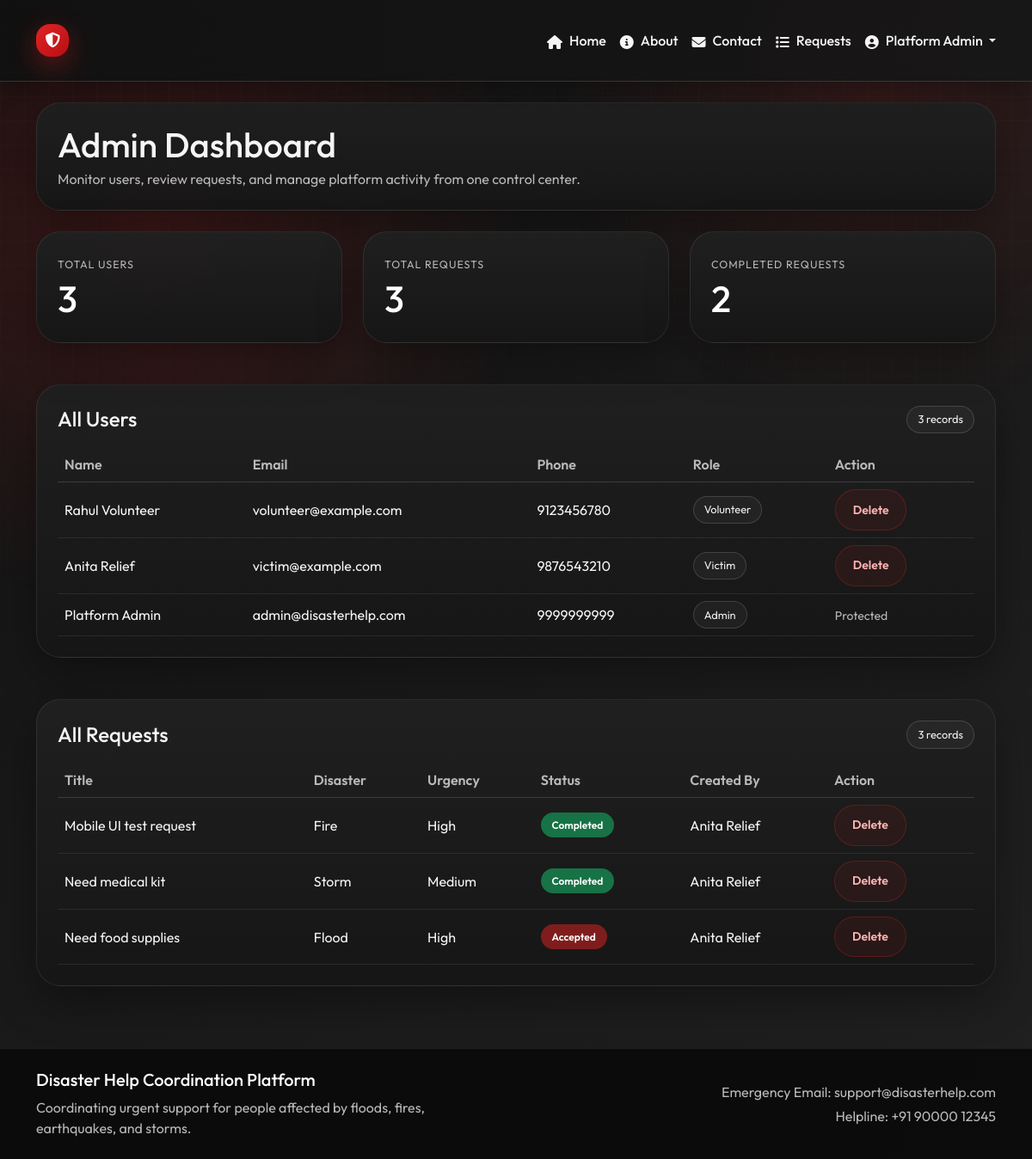
Page /admin (signed in) on the earlier database version.
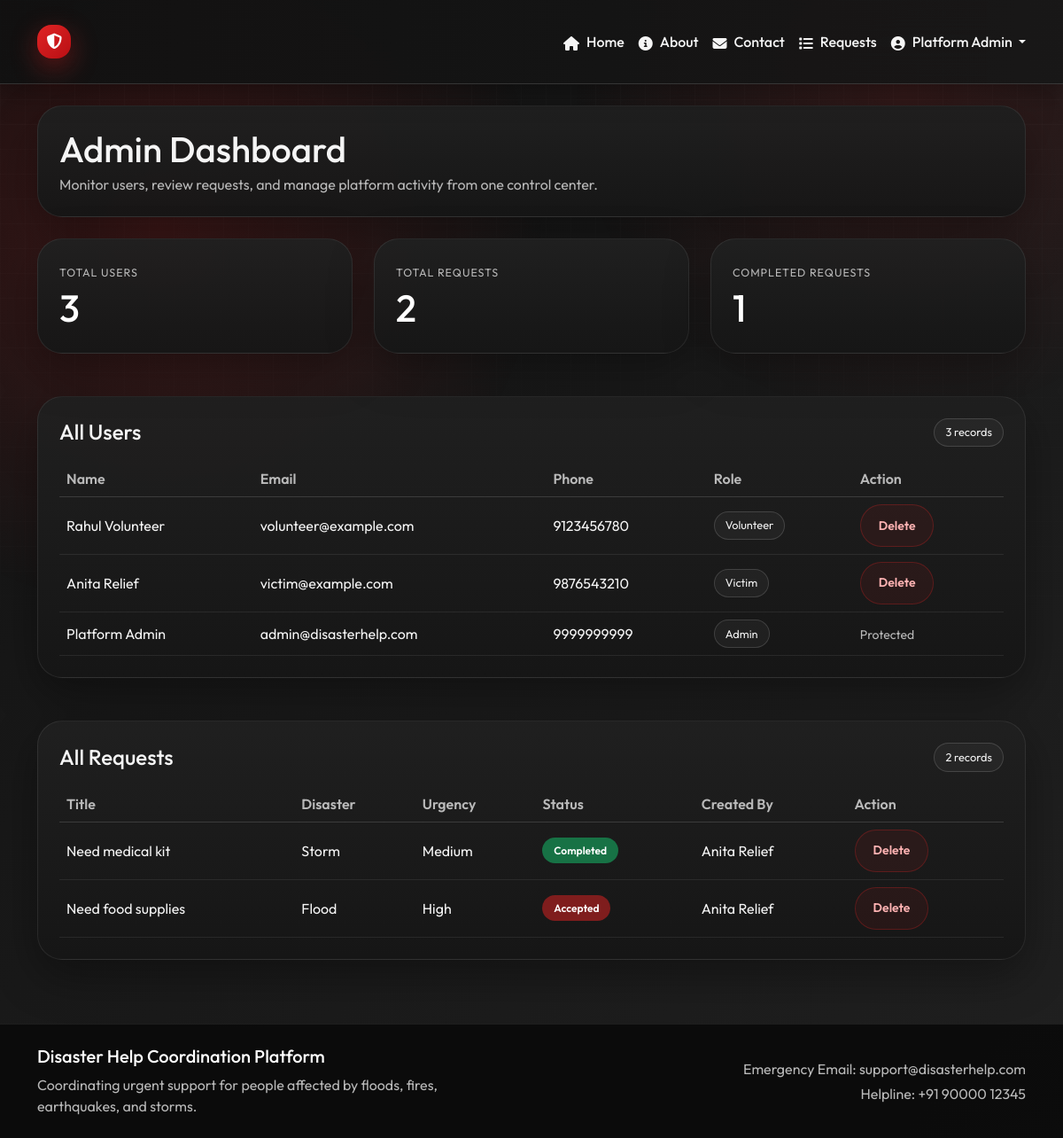
Same page on the later database version.
### models.py (models this page shows, shortened)
class User(UserMixin, db.Model):
    __tablename__ = "users"
    id = db.Column(db.Integer, primary_key=True)
    name = db.Column(db.String(120), nullable=False)
    email = db.Column(db.String(120), unique=True, nullable=False)
    password = db.Column(db.String(255), nullable=False)
    phone = db.Column(db.String(20), nullable=False)
    role = db.Column(db.String(20), nullable=False, default="Victim")
    requests = db.relationship(
        "Request",
        backref="creator",
        lazy=True,
        foreign_keys="Request.created_by",
        cascade="all, delete-orphan",
    )
    volunteer_actions = db.relationship(
        "VolunteerAction",
        backref="volunteer",
        lazy=True,
        foreign_keys="VolunteerAction.volunteer_id",
        cascade="all, delete-orphan",
    )
    def is_admin(self):
        return self.role.lower() == "admin"

class Request(db.Model):
    __tablename__ = "requests"
    id = db.Column(db.Integer, primary_key=True)
    title = db.Column(db.String(150), nullable=False)
    description = db.Column(db.Text, nullable=False)
    disaster_type = db.Column(db.String(30), nullable=False)
    urgency = db.Column(db.String(20), nullable=False)
    latitude = db.Column(db.Float, nullable=False)
    longitude = db.Column(db.Float, nullable=False)
    contact = db.Column(db.String(20), nullable=False)
    status = db.Column(db.String(20), nullable=False, default="Pending")
    created_at = db.Column(db.DateTime, nullable=False, default=datetime.utcnow)
    created_by = db.Column(db.Integer, db.ForeignKey("users.id"), nullable=False)
    volunteer_actions = db.relationship(
        "VolunteerAction",
        backref="request",
        lazy=True,
        cascade="all, delete-orphan",
    )

### app.py (the view)
@app.route("/admin")
@login_required
@role_required("Admin")
def admin_dashboard():
    users = User.query.order_by(User.id.desc()).all()
    requests_data = Request.query.order_by(Request.created_at.desc()).all()
    statistics = {
        "total_users": User.query.count(),
        "total_requests": Request.query.count(),
        "completed_requests": Request.query.filter_by(status="Completed").count(),
    }
    return render_template(
        "admin_dashboard.html",
        users=users,
        requests_data=requests_data,
        statistics=statistics,
    )

### app.py (called while the page is built)
@login_manager.user_loader
def load_user(user_id):
    return User.query.get(int(user_id))

def role_required(*roles):
    def decorator(view_function):
        @wraps(view_function)
        def wrapped_view(*args, **kwargs):
            if not current_user.is_authenticated:
                return login_manager.unauthorized()
            allowed_roles = [role.lower() for role in roles]
            if current_user.role.lower() not in allowed_roles:
                flash("You do not have permission to access this page.", "danger")
                return redirect(url_for("dashboard"))
            return view_function(*args, **kwargs)
        return wrapped_view
    return decorator

@app.context_processor
def inject_helpers():
    def badge_class(status):
        status_map = {
            "Pending": "warning",
            "Accepted": "primary",
            "Completed": "success",
        }
        return status_map.get(status, "secondary")
    return {"badge_class": badge_class}

### templates/admin_dashboard.html (shortened to what the changed rows need)
{% extends "base.html" %}
{% block content %}
<section class="mb-4">
    <div class="dashboard-header">
        <div>
            <h1 class="mb-1">Admin Dashboard</h1>
        </div>
    </div>
</section>
<section class="row g-4 mb-5">
    <div class="col-md-4">
        <div class="stat-card">
            <h2>{{ statistics.total_users }}</h2>
        </div>
    </div>
    <div class="col-md-4">
        <div class="stat-card">
            <span class="stat-label">Total Requests</span>
            <h2>{{ statistics.total_requests }}</h2>
        </div>
    </div>
    <div class="col-md-4">
        <div class="stat-card">
            <span class="stat-label">Completed Requests</span>
            <h2>{{ statistics.completed_requests }}</h2>
        </div>
    </div>
</section>
<section class="mb-5">
    <div class="content-card">
        <div class="d-flex justify-content-between align-items-center mb-3">
            <h2 class="h4 mb-0">All Users</h2>
        </div>
        <div class="table-responsive">
            <table class="table table-hover align-middle">
                <thead>
                    <tr>
                        <th>Name</th>
                        <th>Email</th>
                        <th>Phone</th>
                        <th>Role</th>
                        <th>Action</th>
                    </tr>
                </thead>
                <tbody>
                    {% for user in users %}
                        <tr>
                            <td>{{ user.name }}</td>
                            <td>{{ user.email }}</td>
                            <td>{{ user.phone }}</td>
                            <td><span class="chip-label">{{ user.role }}</span></td>
                            <td>
                                {% if not user.is_admin() %}
                                    <form method="POST" action="{{ url_for('delete_user', user_id=user.id) }}">
                                        <button type="submit" class="btn btn-danger-soft btn-sm">Delete</button>
                                    </form>
                                {% else %}
                                    <span class="text-muted small">Protected</span>
                                {% endif %}
                            </td>
                        </tr>
                    {% endfor %}
                </tbody>
            </table>
        </div>
    </div>
</section>
<section>
    <div class="content-card">
        <div class="d-flex justify-content-between align-items-center mb-3">
            <h2 class="h4 mb-0">All Requests</h2>
            <span class="chip-label">{{ requests_data|length }} records</span>
        </div>
        <div class="table-responsive">
            <table class="table table-hover align-middle">
                <thead>
                    <tr>
                        <th>Title</th>
                        <th>Disaster</th>
                        <th>Urgency</th>
                        <th>Status</th>
                        <th>Created By</th>
                        <th>Action</th>
                    </tr>
                </thead>
                <tbody>
                    {% for item in requests_data %}
                        <tr>
                            <td>{{ item.title }}</td>
                            <td>{{ item.disaster_type }}</td>
                            <td>{{ item.urgency }}</td>
                            <td><span class="badge text-bg-{{ badge_class(item.status) }}">{{ item.status }}</span></td>
                            <td>{{ item.creator.name }}</td>
                            <td>
                                <form method="POST" action="{{ url_for('delete_request', request_id=item.id) }}">
                                    <button type="submit" class="btn btn-danger-soft btn-sm">Delete</button>
                                </form>
                            </td>
                        </tr>
                    {% endfor %}
                </tbody>
            </table>
        </div>
    </div>
</section>
{% endblock %}

### templates/base.html (shortened to what this page needs)
<!DOCTYPE html>
<html lang="en">
<head>
    <link href="https://cdn.jsdelivr.net/npm/bootstrap@5.3.3/dist/css/bootstrap.min.css" rel="stylesheet">
    <link rel="stylesheet" href="https://cdnjs.cloudflare.com/ajax/libs/font-awesome/6.4.0/css/all.min.css">
    <link rel="stylesheet" href="https://unpkg.com/leaflet@1.9.4/dist/leaflet.css">
    <link rel="stylesheet" href="{{ url_for('static', filename='css/style.css') }}">
</head>
<body>
    <div class="bg-orb orb-one"></div>
    <div class="bg-orb orb-two"></div>
    <div class="bg-grid"></div>
    <nav class="navbar navbar-expand-lg navbar-dark sticky-top premium-navbar">
        <div class="container">
            <a class="navbar-brand fw-bold brand-wrapper" href="{{ url_for('home') }}">
                <span class="brand-mark">
                    <i class="fas fa-shield-alt"></i>
                </span>
            </a>
            <div class="collapse navbar-collapse" id="mainNavbar">
                <ul class="navbar-nav ms-auto align-items-lg-center gap-lg-3">
                    <li class="nav-item">
                        <a class="nav-link nav-link-animated" href="{{ url_for('home') }}">
                            <i class="fas fa-home me-2"></i>Home
                        </a>
                    </li>
                    <li class="nav-item">
                        <a class="nav-link nav-link-animated" href="{{ url_for('about') }}">
                            <i class="fas fa-info-circle me-2"></i>About
                        </a>
                    </li>
                    <li class="nav-item">
                        <a class="nav-link nav-link-animated" href="{{ url_for('contact') }}">
                            <i class="fas fa-envelope me-2"></i>Contact
                        </a>
                    </li>
                    <li class="nav-item">
                        <a class="nav-link nav-link-animated" href="{{ url_for('view_requests') }}">
                            <i class="fas fa-list me-2"></i>Requests
                        </a>
                    </li>
                    {% if current_user.is_authenticated %}
                        <li class="nav-item dropdown">
                            <a class="nav-link nav-link-animated dropdown-toggle" href="#" id="userDropdown" role="button" data-bs-toggle="dropdown">
                                <i class="fas fa-user-circle me-2"></i>{{ current_user.name }}
                            </a>
                        </li>
                    {% endif %}
                </ul>
            </div>
        </div>
    </nav>
    <main class="page-shell">
        <div class="container py-4">
            {% block content %}{% endblock %}
        </div>
    </main>
    <footer class="footer-section mt-5">
        <div class="container py-4">
            <div class="row g-4 align-items-center">
                <div class="col-md-6">
                    <h5 class="mb-2">Disaster Help Coordination Platform</h5>
                    <p class="mb-0 text-footer">Coordinating urgent support for people affected by floods, fires, earthquakes, and storms.</p>
                </div>
                <div class="col-md-6 text-md-end">
                    <p class="mb-1 text-footer">Emergency Email: support@disasterhelp.com</p>
                    <p class="mb-0 text-footer">Helpline: +91 90000 12345</p>
                </div>
            </div>
        </div>
    </footer>
</body>
</html>

Differences in the rows shown:
removed Request: title "Mobile UI test request", disaster_type "Fire", urgency "High", status "Completed", creator.name "Anita Relief"
Other differences:
{{ statistics.total_requests }}: "3" → "2"
{{ statistics.completed_requests }}: "2" → "1"
{{ requests_data|length }}: "3" → "2"
